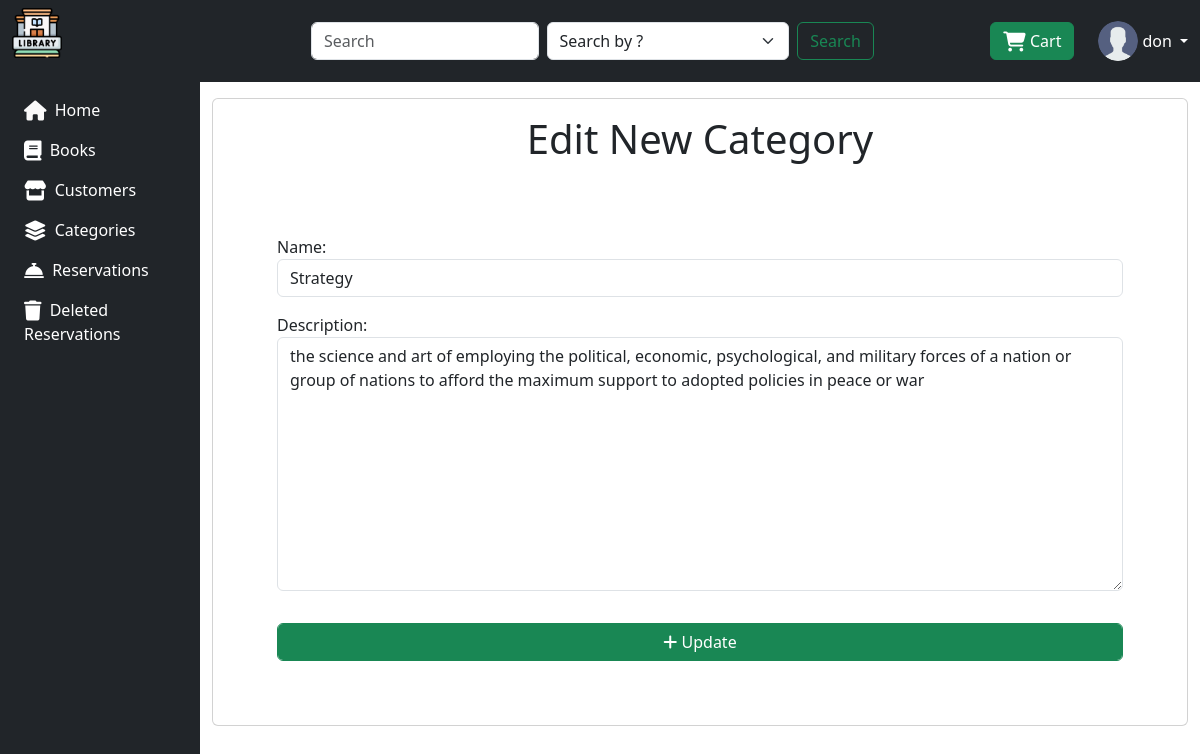
Page /edit/category/1 (signed in) on the committed database.
### LStore/models.py (models this page shows, shortened)
class Category(models.Model):
    name = models.CharField(max_length=50, null=False, blank=False)
    description = models.TextField(null=True, blank=True)
    created_at = models.DateTimeField(auto_now_add=True)
    updated_at = models.DateTimeField(auto_now=True)

### LStore/views.py (the view)
# urls.py: path('edit/category/<int:pk>', views.edit_category,name="edit_category"),
@login_required(login_url='login')
def edit_category(request, pk):
    category = get_object_or_404(Category, id=pk)
    if request.method == 'POST':
        form = CategoryForm(request.POST, instance=category)
        if form.is_valid():
            form.save()
            messages.success(request,'category Updated successfully!')
            return redirect('category')
    else:
        form = CategoryForm(instance=category)
    return render(request, 'category/edit_category.html', {"form": form, "category": category})

### LStore/forms.py
class CategoryForm(forms.ModelForm):
    class Meta:
        model = Category
        fields = ['name', 'description']
        widgets = {
            'name': forms.TextInput(attrs={'class': 'form-control'}),
            'description': forms.Textarea(attrs={'class': 'form-control'}),
        }

### LStore/templates/category/edit_category.html (shortened to what this page needs)
{% extends 'base.html' %}
{% block content %}
<div class="card mb-3">
    <div class="row g-0 justify-content-center mt-3 align-items-center text-center">
        <h1>Edit New Category</h1>
    </div>
        <form method="POST" action="" style="padding: 4rem;">
            {{ form.as_p }}
            <button type="submit" class="form-control btn btn-success mt-3"><i class="fa-solid fa-plus"></i> Update</button>
        </form>
</div>
{% endblock content %}

### LStore/templates/base.html (shortened to what this page needs)
{% load static %}
<!DOCTYPE html>
<html lang="en">
<head>
    <link rel="stylesheet" href="{% static 'style/css/bootstrap.min.css' %}" class="stylesheet">
    <link rel="stylesheet" href="https://cdnjs.cloudflare.com/ajax/libs/font-awesome/6.5.1/css/all.min.css" />
</head>
<body>
      <nav class="navbar navbar-expand-lg navbar-dark bg-dark">
        <div class="container-fluid">
            <a href="/" class="d-flex align-items-center pb-3 mb-md-0 me-md-auto text-white text-decoration-none">
                <img src="{% static '/style/icons/library.png' %}" alt="hugenerd" width="50" height="50" >
            </a>
          <div class="collapse navbar-collapse" id="navbarSupportedContent">
            <ul class="navbar-nav me-auto mb-2 mb-lg-0">
              <li class="nav-item">
                <a class="nav-link active" aria-current="page" href="#"></a>
              </li>
            </ul>
                <form action="{% url 'search_book' %}" method="POST" class="d-flex col-md-6 mx-auto">
                <input class="form-control me-2" type="search" name="search" placeholder="Search" aria-label="Search" value="{{ request.POST.search }}">
                <select class="form-select me-2" name="search_by" aria-label="Default select example">
                    <option value="0" {% if request.POST.search_by == "0" %}selected{% endif %}>Search by ?</option>
                </select>
                <button class="btn btn-outline-success" type="submit">Search</button>
                </form>
                <a href="{% url 'view_cart' %}" class="btn btn-success me-4">
                    <i class="fa-solid fa-cart-shopping fa-lg" style="color: #ffffff;"></i> Cart
                </a>
                {% if request.user.is_authenticated %}
                 <div class="dropdown">
                <a href="" class="d-flex align-items-center text-white text-decoration-none dropdown-toggle" id="dropdownUser1" data-bs-toggle="dropdown" aria-expanded="false">
                    <img src="{% static "/style/icons/user.png" %}" alt="" width="40" height="40" class="rounded-circle">
                    <span class="d-none d-sm-inline mx-1">{{ request.user.username }}</span>
                </a>
                {% else %}
                <div class="form-group">
                        <a href="{% url 'login' %}" class="btn btn-primary btn-block">Login</a>
                </form>
                </div>
                </div>
                {% endif %}
          </div>
        </div>
      </nav>
    <div class="container-fluid">
        <div class="row flex-nowrap">
            <div class="col-auto col-md-3 col-xl-2 px-sm-2 px-0 bg-dark">
                <div class="d-flex flex-column align-items-center align-items-sm-start px-3 pt-2 text-white min-vh-100">
                    <ul class="nav nav-pills flex-column mb-sm-auto mb-0 align-items-center align-items-sm-start" id="menu">
                        <li class="nav-item">
                            <a href="{% url 'home' %}" class="nav-link align-middle px-0">
                                <i class="fa-sharp fa-solid fa-house fa-lg" style="color: #fafafa;"></i> <span class="ms-1 d-none text-white d-sm-inline">Home</span>
                            </a>
                        </li>
                        <li>
                            <a href="{% url 'books' %}" class="nav-link align-middle px-0">
                                <i class="fa-solid fa-book fa-lg" style="color: #ffffff;"></i> <span class="text-white ms-1 d-none d-sm-inline">Books</span> </a>
                        </li>
                        <li>
                            <a href="{% url 'customer' %}" class="nav-link align-middle px-0">
                                <i class="fa-solid fa-store fa-lg" style="color: #ffffff;"></i> <span class="text-white ms-1 d-none d-sm-inline">Customers</span></a>
                        </li>
                        <li>
                            <a href="{% url 'category' %}" class="nav-link align-middle px-0">
                                <i class="fa-solid fa-layer-group fa-lg" style="color: #ffffff;"></i> <span class="text-white ms-1 d-none d-sm-inline">Categories</span></a>
                        </li>
                        <li class="nav-item">
                            <a href="{% url 'reservation' %} " class="nav-link align-middle px-0">
                                <i class="fa-solid fa-bell-concierge fa-lg" style="color: #ffffff;"></i> <span class="ms-1 d-none text-white d-sm-inline">Reservations</span>
                            </a>
                        </li>
                        <li>
                            <a href="{% url 'deleted_reservation' %}" class="nav-link align-middle px-0">
                                <i class="fa-solid fa-trash fa-lg" style="color: #ffffff;"></i> <span class="text-white ms-1 d-none d-sm-inline">Deleted Reservations</span> </a>
                        </li>
                    </ul>
                </div>
            </div>
            <div class="col py-3">
                {% block content %}{% endblock content %}
              </div>
        </div>
    </div>
</body>
</html>

### rows in the picture
Category: name "Strategy", description "the science and art of employing the political, economic, psychological, and military forces of a nation or group of nations to afford the maximum support to adopted policies in peace or war"

### other values in the picture
{{ request.user.username }} "don"
